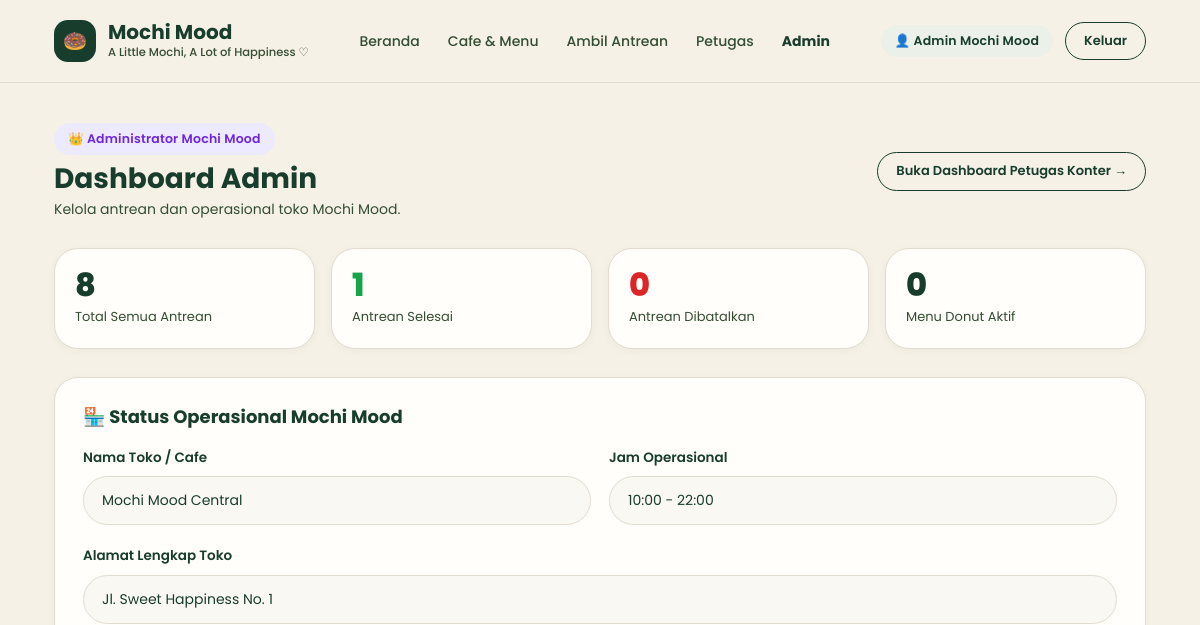
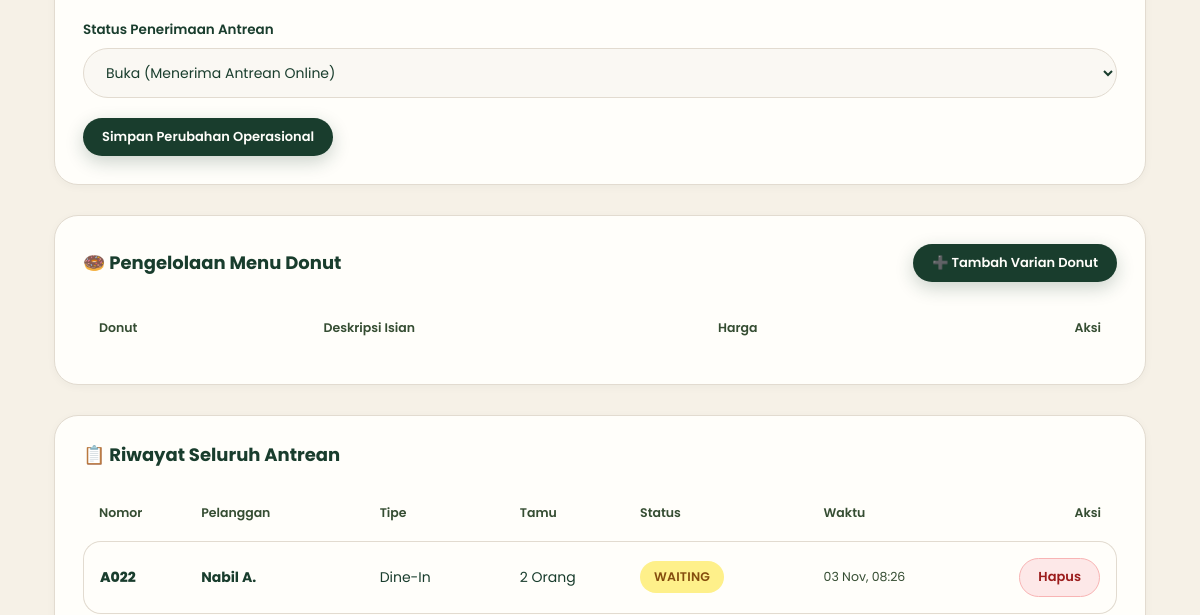
The page /index.php?url=dashboard/admin (upper part) on the database as committed earlier (2 pictures, top to bottom).
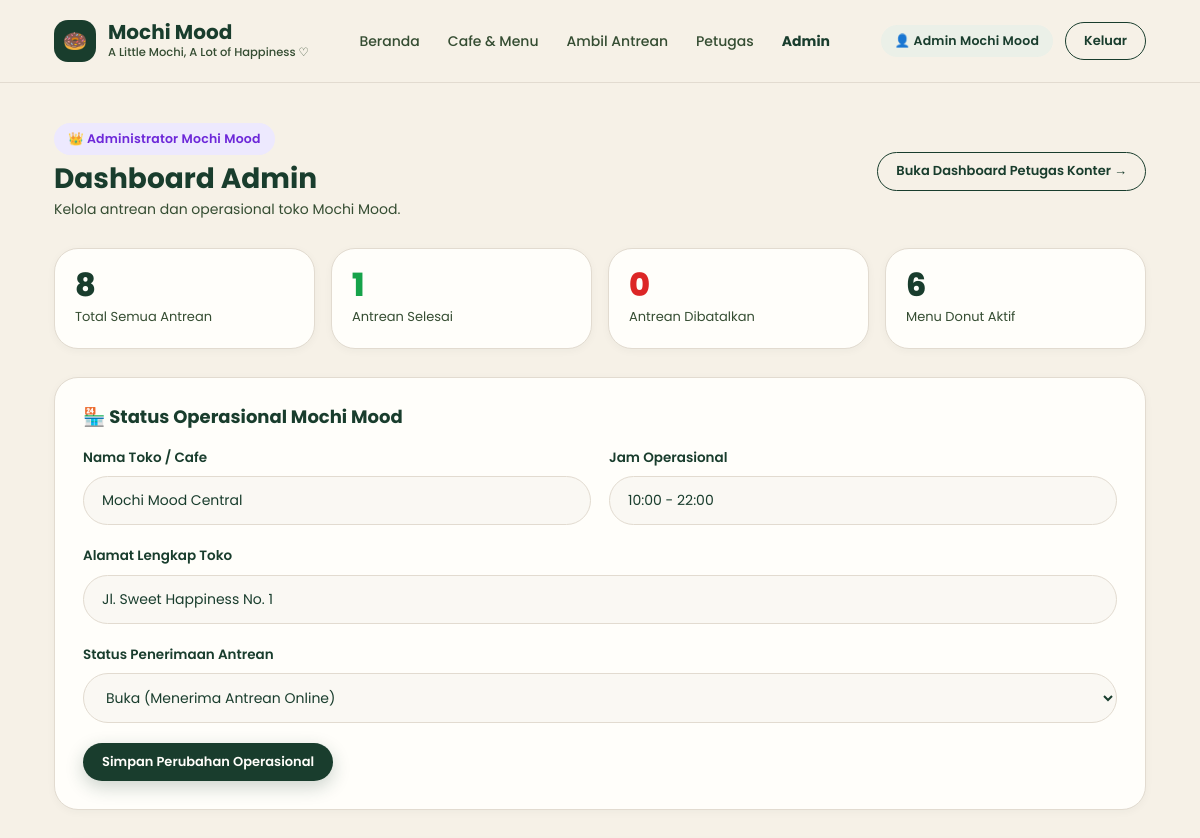
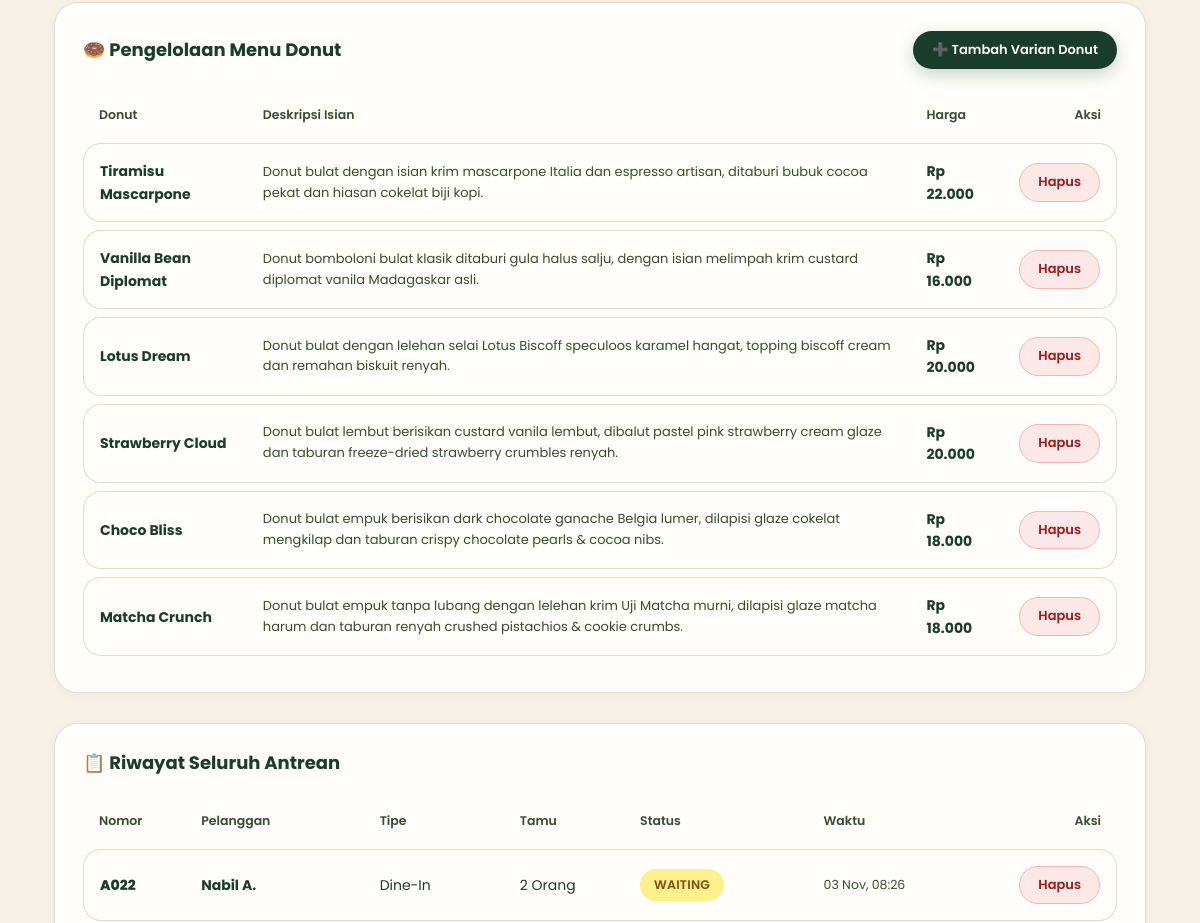
The same page on the database as committed later (2 pictures, top to bottom).
### tables this page shows
CREATE TABLE `queues` (
    `id` INT UNSIGNED NOT NULL AUTO_INCREMENT,
    `user_id` INT UNSIGNED NOT NULL,
    `restaurant_id` INT UNSIGNED NOT NULL,
    `queue_number` VARCHAR(20) NOT NULL COMMENT 'Nomor antrean (contoh: A023)',
    `people_count` INT UNSIGNED NOT NULL DEFAULT 1,
    `type` ENUM('dine_in', 'takeaway') NOT NULL DEFAULT 'dine_in' COMMENT 'Jenis antrean',
    `customer_name` VARCHAR(100) NULL,
    `customer_phone` VARCHAR(50) NULL,
    `status` ENUM('waiting', 'called', 'serving', 'completed', 'cancelled') NOT NULL DEFAULT 'waiting',
    `queue_date` DATE NOT NULL,
    `created_at` DATETIME NOT NULL DEFAULT CURRENT_TIMESTAMP,
    `updated_at` DATETIME NOT NULL DEFAULT CURRENT_TIMESTAMP ON UPDATE CURRENT_TIMESTAMP,
    PRIMARY KEY (`id`),
    UNIQUE KEY `uq_restaurant_date_number` (`restaurant_id`, `queue_date`, `queue_number`),
    INDEX `idx_queues_user_id` (`user_id`),
    INDEX `idx_queues_restaurant_date_status` (`restaurant_id`, `queue_date`, `status`),
    CONSTRAINT `fk_queues_user` FOREIGN KEY (`user_id`) REFERENCES `users` (`id`) ON DELETE CASCADE ON UPDATE CASCADE,
    CONSTRAINT `fk_queues_restaurant` FOREIGN KEY (`restaurant_id`) REFERENCES `restaurants` (`id`) ON DELETE CASCADE ON UPDATE CASCADE
);

CREATE TABLE `menu_items` (
    `id` INT UNSIGNED NOT NULL AUTO_INCREMENT PRIMARY KEY,
    `restaurant_id` INT UNSIGNED NOT NULL DEFAULT 1,
    `name` VARCHAR(150) NOT NULL,
    `description` TEXT NOT NULL,
    `price` INT UNSIGNED NOT NULL DEFAULT 0,
    `image_url` VARCHAR(255) NOT NULL,
    `created_at` DATETIME NOT NULL DEFAULT CURRENT_TIMESTAMP,
    CONSTRAINT `fk_menu_items_restaurant` FOREIGN KEY (`restaurant_id`) REFERENCES `restaurants` (`id`) ON DELETE CASCADE
);

### app/views/dashboard/admin.php (the view, shortened to what the changed rows need)
<?php
include __DIR__ . '/../layouts/header.php';
$isOpen = ($restaurant['status'] ?? 'open') === 'open';
?>
<div class="container" style="padding: 40px 24px 80px;">
  <div style="display: flex; justify-content: space-between; align-items: center; margin-bottom: 28px; flex-wrap: wrap; gap: 14px;">
    <div>
      <div class="badge badge-called" style="margin-bottom: 6px;">
        👑 Administrator Mochi Mood
      </div>
      <h1 style="font-size: 28px; color: var(--deep-forest-green); margin-bottom: 2px;">Dashboard Admin</h1>
      <p style="font-size: 14px; color: var(--dark-olive);">Kelola antrean dan operasional toko Mochi Mood.</p>
    </div>
    <div>
      <a href="index.php?url=dashboard/staff" class="btn btn-secondary btn-sm">
        Buka Dashboard Petugas Konter →
      </a>
    </div>
  </div>
  <div style="display: grid; grid-template-columns: repeat(4, 1fr); gap: 16px; margin-bottom: 28px;">
    <div class="card" style="padding: 20px;">
      <div style="font-size: 32px; font-weight: 800; color: var(--deep-forest-green); line-height: 1;">
        <?= count($queues) ?>
      </div>
      <div style="font-size: 13px; color: var(--dark-olive); margin-top: 6px;">Total Semua Antrean</div>
    </div>
    <div class="card" style="padding: 20px;">
      <div style="font-size: 32px; font-weight: 800; color: #16A34A; line-height: 1;">
        <?= (int)($summary['completed_count'] ?? 0) ?>
      </div>
      <div style="font-size: 13px; color: var(--dark-olive); margin-top: 6px;">Antrean Selesai</div>
    </div>
    <div class="card" style="padding: 20px;">
      <div style="font-size: 32px; font-weight: 800; color: #DC2626; line-height: 1;">
        <?= (int)($summary['cancelled_count'] ?? 0) ?>
      </div>
      <div style="font-size: 13px; color: var(--dark-olive); margin-top: 6px;">Antrean Dibatalkan</div>
    </div>
    <div class="card" style="padding: 20px;">
      <div style="font-size: 32px; font-weight: 800; color: var(--deep-forest-green); line-height: 1;">
        <?= count($donuts) ?>
      </div>
      <div style="font-size: 13px; color: var(--dark-olive); margin-top: 6px;">Menu Donut Aktif</div>
    </div>
  </div>
  <div class="card" style="padding: 28px; margin-bottom: 30px;">
    <h3 style="font-size: 18px; color: var(--deep-forest-green); margin-bottom: 18px;">🏪 Status Operasional Mochi Mood</h3>
    <form method="POST" action="index.php?url=dashboard/admin/store-update">
      <div style="display: grid; grid-template-columns: 1fr 1fr; gap: 18px;">
        <div class="form-group">
          <label class="form-label">Nama Toko / Cafe</label>
          <input type="text" name="name" class="form-control" value="<?= htmlspecialchars($restaurant['name']) ?>" required>
        </div>
        <div class="form-group">
          <label class="form-label">Jam Operasional</label>
          <input type="text" name="opening_hours" class="form-control" value="<?= htmlspecialchars($restaurant['opening_hours']) ?>" required>
        </div>
      </div>
      <div class="form-group">
        <label class="form-label">Alamat Lengkap Toko</label>
        <input type="text" name="address" class="form-control" value="<?= htmlspecialchars($restaurant['address']) ?>" required>
      </div>
      <div class="form-group">
        <label class="form-label">Status Penerimaan Antrean</label>
        <select name="status" class="form-control">
          <option value="open" <?= $isOpen ? 'selected' : '' ?>>Buka (Menerima Antrean Online)</option>
        </select>
      </div>
      <button type="submit" class="btn btn-primary btn-sm">
        Simpan Perubahan Operasional
      </button>
    </form>
  </div>
  <div class="card" style="padding: 28px; margin-bottom: 30px;">
    <div style="display: flex; justify-content: space-between; align-items: center; margin-bottom: 18px;">
      <h3 style="font-size: 18px; color: var(--deep-forest-green);">🍩 Pengelolaan Menu Donut</h3>
      <button class="btn btn-primary btn-sm" onclick="document.getElementById('addDonutForm').style.display='block'">
        ➕ Tambah Varian Donut
      </button>
    </div>
    <div class="table-wrap">
      <table class="table">
        <thead>
          <tr>
            <th>Donut</th>
            <th>Deskripsi Isian</th>
            <th>Harga</th>
            <th style="text-align: right;">Aksi</th>
          </tr>
        </thead>
        <tbody>
          <?php foreach ($donuts as $d): ?>
            <tr>
              <td><strong><?= htmlspecialchars($d['name']) ?></strong></td>
              <td style="font-size: 13px; color: var(--dark-olive);"><?= htmlspecialchars($d['description']) ?></td>
              <td><strong>Rp <?= number_format($d['price'], 0, ',', '.') ?></strong></td>
              <td style="text-align: right;">
                <a href="index.php?url=dashboard/admin/donut-delete&id=<?= $d['id'] ?>" class="btn btn-danger btn-sm" onclick="return confirm('Hapus menu donut ini?')">
                  Hapus
                </a>
              </td>
            </tr>
          <?php endforeach; ?>
        </tbody>
      </table>
    </div>
  </div>
  <div class="card" style="padding: 28px;">
    <h3 style="font-size: 18px; color: var(--deep-forest-green); margin-bottom: 18px;">📋 Riwayat Seluruh Antrean</h3>
    <div class="table-wrap">
      <table class="table">
        <thead>
          <tr>
            <th>Nomor</th>
            <th>Pelanggan</th>
            <th>Tipe</th>
            <th>Tamu</th>
            <th>Status</th>
            <th>Waktu</th>
            <th style="text-align: right;">Aksi</th>
          </tr>
        </thead>
        <tbody>
          <?php if (!empty($queues)): ?>
            <?php foreach (array_slice($queues, 0, 15) as $q): ?>
              <tr>
                <td style="font-weight: 800; color: var(--deep-forest-green);"><?= htmlspecialchars($q['queue_number']) ?></td>
                <td>
                  <strong><?= htmlspecialchars($q['customer_name'] ?? $q['user_name'] ?? 'Pelanggan') ?></strong>
                </td>
                <td><?= ($q['type'] ?? 'dine_in') === 'takeaway' ? 'Takeaway' : 'Dine-In' ?></td>
                <td><?= (int)$q['people_count'] ?> Orang</td>
                <td>
                  <span class="badge badge-<?= $q['status'] ?>">
                    <?= strtoupper($q['status']) ?>
                  </span>
                </td>
                <td style="font-size: 12.5px; color: var(--dark-olive);">
                  <?= date('d M, H:i', strtotime($q['created_at'])) ?>
                </td>
                <td style="text-align: right;">
                  <a href="index.php?url=dashboard/admin/queue-delete&id=<?= $q['id'] ?>" class="btn btn-danger btn-sm" onclick="return confirm('Hapus antrean ini?')">
                    Hapus
                  </a>
                </td>
              </tr>
            <?php endforeach; ?>
          <?php else: ?>
            <tr>
              <td colspan="7" style="text-align: center; color: var(--dark-olive); padding: 24px;">Belum ada riwayat antrean.</td>
            </tr>
          <?php endif; ?>
        </tbody>
      </table>
    </div>
  </div>
</div>
<?php include __DIR__ . '/../layouts/footer.php'; ?>

Rows that differ between the two databases and show on the page:
added menu_items: name "Tiramisu Mascarpone", description "Donut bulat dengan isian krim mascarpone Italia dan espresso artisan, ditaburi bubuk cocoa pekat dan hiasan cokelat biji kopi.", price "22.000"
added menu_items: name "Vanilla Bean Diplomat", description "Donut bomboloni bulat klasik ditaburi gula halus salju, dengan isian melimpah krim custard diplomat vanila Madagaskar asli.", price "16.000"
added menu_items: name "Lotus Dream", description "Donut bulat dengan lelehan selai Lotus Biscoff speculoos karamel hangat, topping biscoff cream dan remahan biskuit renyah.", price "20.000"
added menu_items: name "Strawberry Cloud", description "Donut bulat lembut berisikan custard vanila lembut, dibalut pastel pink strawberry cream glaze dan taburan freeze-dried strawberry crumbles renyah.", price "20.000"
added menu_items: name "Choco Bliss", description "Donut bulat empuk berisikan dark chocolate ganache Belgia lumer, dilapisi glaze cokelat mengkilap dan taburan crispy chocolate pearls & cocoa nibs.", price "18.000"
added menu_items: name "Matcha Crunch", description "Donut bulat empuk tanpa lubang dengan lelehan krim Uji Matcha murni, dilapisi glaze matcha harum dan taburan renyah crushed pistachios & cookie crumbs.", price "18.000"
Other text that changed with them:
count($donuts): "0" → "6"
